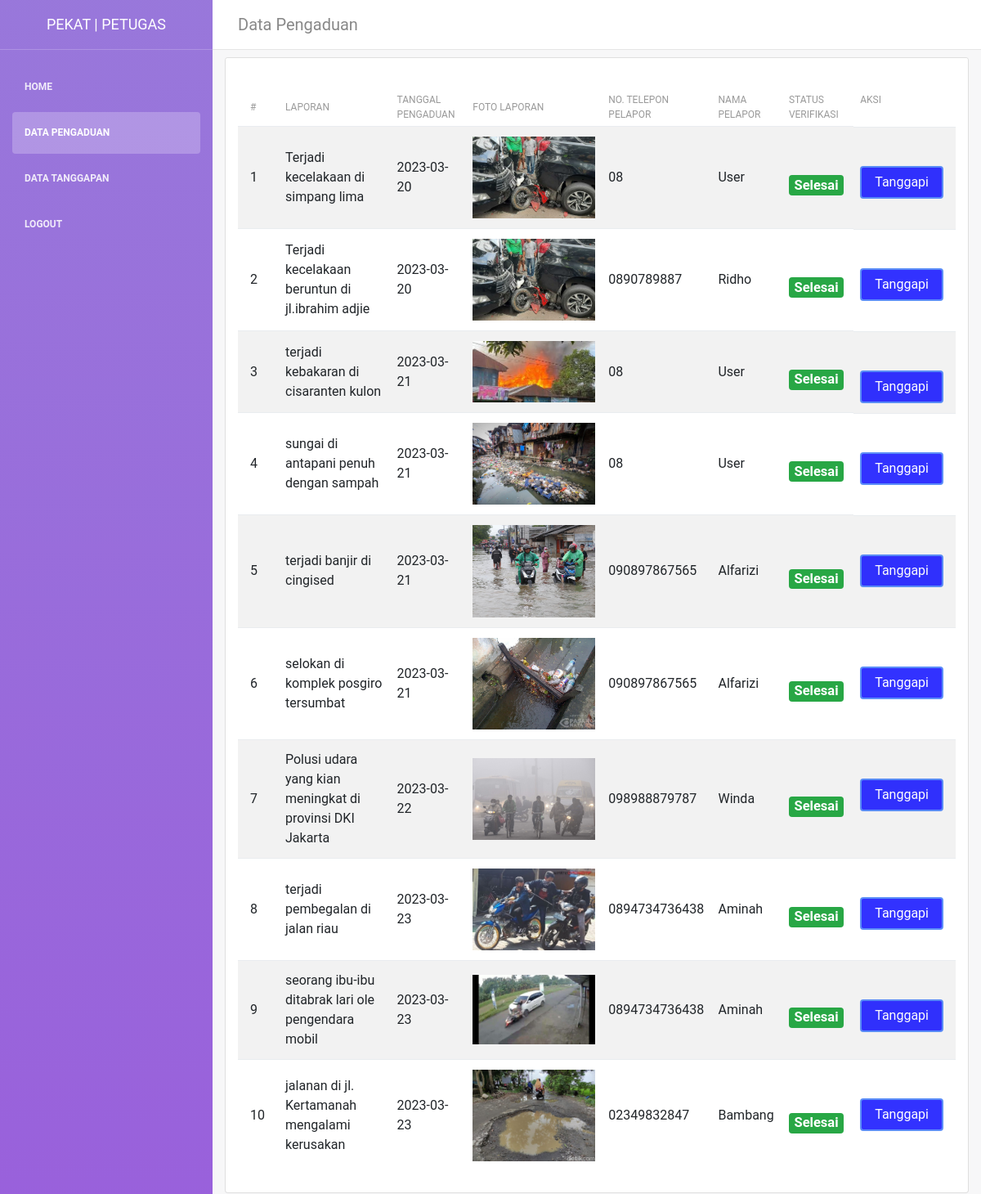
/petugas/data_pengaduanbaru.php (signed in), run on the app's committed database.
### tables this page shows
CREATE TABLE `pengaduan` (
  `id_pengaduan` int(11) NOT NULL,
  `tgl_pengaduan` date NOT NULL,
  `nik` char(16) NOT NULL,
  `isi_laporan` text NOT NULL,
  `foto` varchar(255) NOT NULL,
  `status` enum('0','proses','selesai') NOT NULL
);

CREATE TABLE `masyarakat` (
  `nik` char(16) NOT NULL,
  `nama` varchar(35) NOT NULL,
  `username` varchar(25) NOT NULL,
  `password` varchar(32) NOT NULL,
  `tlpn` varchar(13) NOT NULL
);

### petugas/data_pengaduanbaru.php (the view, shortened to what this page needs)
 <!DOCTYPE html>
<html lang="en">
<head>
    <link rel="stylesheet" href="https://maxcdn.bootstrapcdn.com/font-awesome/latest/css/font-awesome.min.css" />
    <link rel="stylesheet" href="assets/plugins/fontawesome-free/css/all.min.css">
    <link href="../css/bootstrap.min.css" rel="stylesheet" />
    <link href="../css/light-bootstrap-dashboard.css?v=2.0.0 " rel="stylesheet" />
    <link href="../css/demo.css" rel="stylesheet" />
</head>
<body>
    <div class="wrapper">
        <div class="sidebar" data-image="img/sidebar-5.jpg">
            <div class="sidebar-wrapper">
                <div class="logo">
                    <a href="dashboard.php" class="simple-text">
                        PEKAT | PETUGAS
                    </a>
                </div>
                <ul class="nav">
                    <li>
                        <a class="nav-link" href="dashboard.php">
                            <p>Home</p>
                        </a>
                    </li>
                    <li class="nav-item active">
                        <a class="nav-link" href="data_pengaduanbaru.php">
                            <p>Data Pengaduan</p>
                        </a>
                    </li>
                    <li>
                        <a class="nav-link" href="data_tanggapanbaru.php">
                            <p>Data Tanggapan</p>
                        </a>
                    </li>
                    <li>
                        <a class="nav-link" href="../logout.php">
                            <p>Logout</p>
                        </a>
                    </li>
                </ul>
            </div>
        </div>
        <div class="main-panel">
            <nav class="navbar navbar-expand-lg " color-on-scroll="500">
                <div class="container-fluid">
                    <a class="navbar-brand" href="#pablo"> Data Pengaduan </a>
                </div>
            </nav>
    <div class="content-wrapper">
      <div class="content-header">
        <div class="container">
          <div class="row mb-2">
            <div class="col-sm-6">
            </div>
          </div>
        </div>
      </div>
      <div class="content">
        <div class="container">
          <div class="row">
            <div class="col-lg-12">
              <div class="card card-primary card-outline">
                <div class="card-header">
                </div>
                <div class="card-body">
                  <div class="table-responsive-sm">
                  <table class="table table-striped table-responsive">
                    <thead>
                      <tr>
                        <th style="width: 50px;">#</th>
                        <th>Laporan</th>
                        <th>Tanggal Pengaduan</th>
                        <th>Foto Laporan</th>
                        <th>No. Telepon Pelapor</th>
                        <th>Nama Pelapor</th>
                        <th>Status Verifikasi</th>
                        <th>Aksi</th>
                      </tr>
                    </thead>
                    <tbody>
                      <?php
                      $no = 1;
                      include "../koneksi.php";
                      $catatan    =mysqli_query($koneksi, "SELECT * FROM pengaduan
                                   INNER JOIN masyarakat ON pengaduan.nik = masyarakat.nik");
                      while($d = mysqli_fetch_array($catatan)){
                        ?>
                        <tr>
                          <td><?php echo $no++; ?></td>
                          <td><?=$d['isi_laporan']?></td>
                          <td><?=$d['tgl_pengaduan']?></td>
                          <td class="text-center">
                            <img src="../upload/<?=$d['foto']?>" width="150">
                          </td>
                          <td><?= $d['tlpn']; ?></td>
                          <td><?= $d['nama']; ?></td>
                          <td>
                            <?php if ($d['status'] == '0') { ?>
                              <h4><span class="badge bg-warning">Menunggu</span></h4>
                            <?php } else if ($d['status'] == 'proses') { ?>
                              <h4><span class="badge bg-primary">Proses</span></h4>
                            <?php } else { ?>
                              <h4><span class="badge bg-success">Selesai</span></h4>
                            <?php } ?>
                          </td>
                          <td>
                            <a style="margin-top: 35px; background-color: blue; color: white;" href="" class="btn btn-primary"  data-toggle="modal" data-target="#modal-tanggapan<?= $d['id_pengaduan']; ?>"> Tanggapi</a>
                          </td>
                        </tr>
                        <?php
                      }
                      ?>
                    </tbody>
                  </table>
                  </div>
                </div>
              </div>
            </div>
          </div>
        </div>
      </div>
    </div>
  </div>
        </div>
</body>
</html>

### data on the page
pengaduan: isi_laporan "Terjadi kecelakaan di simpang lima", tgl_pengaduan "2023-03-20", foto (picture), masyarakat.tlpn "08", masyarakat.nama "User", status "Selesai"
pengaduan: isi_laporan "Terjadi kecelakaan beruntun di jl.ibrahim adjie", tgl_pengaduan "2023-03-20", foto (picture), masyarakat.tlpn "0890789887", masyarakat.nama "Ridho", status "Selesai"
pengaduan: isi_laporan "terjadi kebakaran di cisaranten kulon", tgl_pengaduan "2023-03-21", foto (picture), masyarakat.tlpn "08", masyarakat.nama "User", status "Selesai"
pengaduan: isi_laporan "sungai di antapani penuh dengan sampah", tgl_pengaduan "2023-03-21", foto (picture), masyarakat.tlpn "08", masyarakat.nama "User", status "Selesai"
pengaduan: isi_laporan "terjadi banjir di cingised", tgl_pengaduan "2023-03-21", foto (picture), masyarakat.tlpn "090897867565", masyarakat.nama "Alfarizi", status "Selesai"
pengaduan: isi_laporan "selokan di komplek posgiro tersumbat", tgl_pengaduan "2023-03-21", foto (picture), masyarakat.tlpn "090897867565", masyarakat.nama "Alfarizi", status "Selesai"
pengaduan: isi_laporan "Polusi udara yang kian meningkat di provinsi DKI Jakarta", tgl_pengaduan "2023-03-22", foto (picture), masyarakat.tlpn "098988879787", masyarakat.nama "Winda", status "Selesai"
pengaduan: isi_laporan "terjadi pembegalan di jalan riau", tgl_pengaduan "2023-03-23", foto (picture), masyarakat.tlpn "0894734736438", masyarakat.nama "Aminah", status "Selesai"
pengaduan: isi_laporan "seorang ibu-ibu ditabrak lari ole pengendara mobil", tgl_pengaduan "2023-03-23", foto (picture), masyarakat.tlpn "0894734736438", masyarakat.nama "Aminah", status "Selesai"
pengaduan: isi_laporan "jalanan di jl. Kertamanah mengalami kerusakan", tgl_pengaduan "2023-03-23", foto (picture), masyarakat.tlpn "02349832847", masyarakat.nama "Bambang", status "Selesai"
